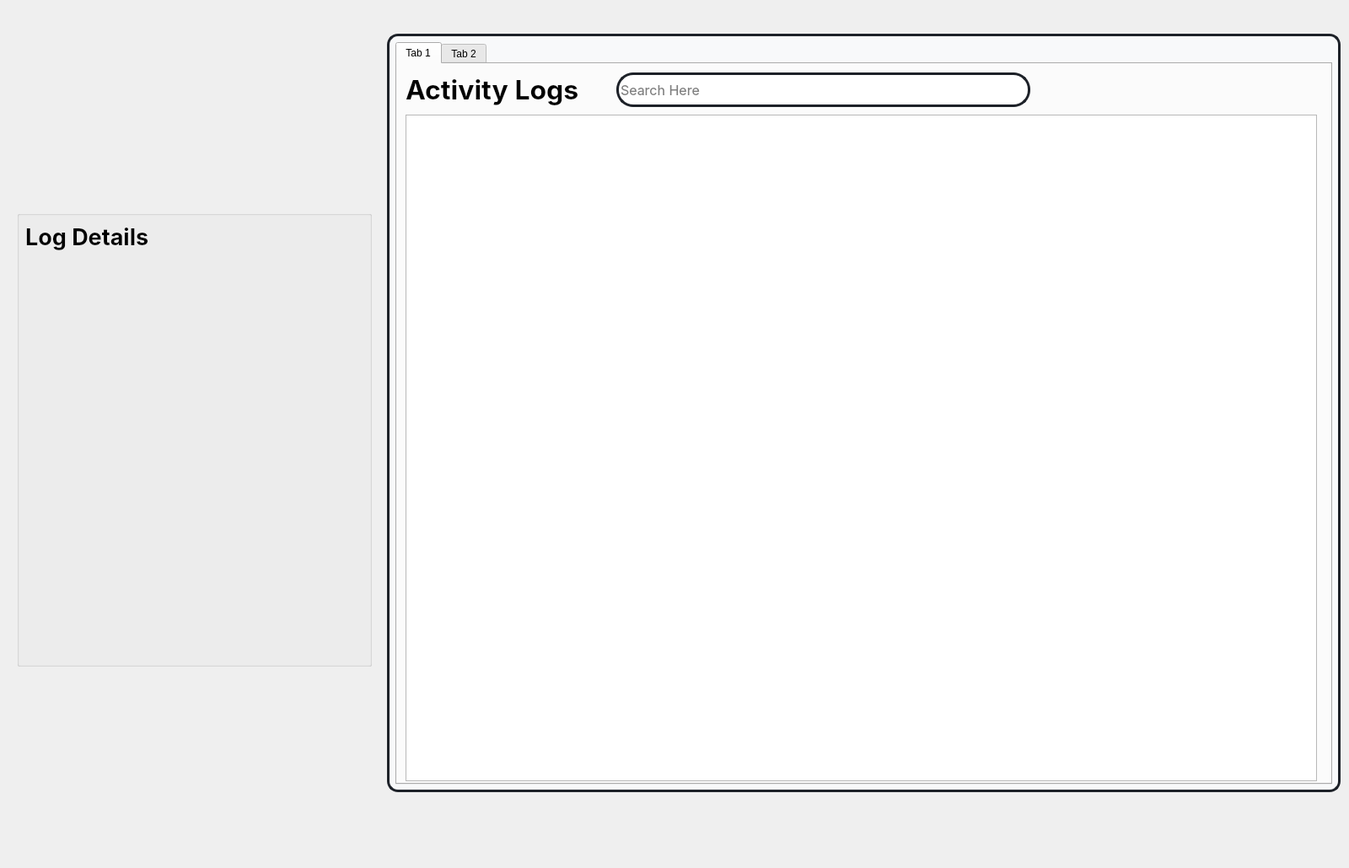
<?xml version="1.0" encoding="UTF-8"?>
<ui version="4.0">
 <class>activity_logs</class>
 <widget class="QWidget" name="activity_logs">
  <property name="geometry">
   <rect>
    <x>0</x>
    <y>0</y>
    <width>1600</width>
    <height>1030</height>
   </rect>
  </property>
  <property name="windowTitle">
   <string>Form</string>
  </property>
  <property name="layoutDirection">
   <enum>Qt::LeftToRight</enum>
  </property>
  <property name="autoFillBackground">
   <bool>false</bool>
  </property>
  <property name="styleSheet">
   <string notr="true">QWidget#cashier_dashboard {
	background: #FFFFFF;
}</string>
  </property>
  <widget class="QGroupBox" name="gb_container">
   <property name="geometry">
    <rect>
     <x>459</x>
     <y>40</y>
     <width>1131</width>
     <height>900</height>
    </rect>
   </property>
   <property name="styleSheet">
    <string notr="true">QGroupBox {
	background: rgba(248,249,250, 1);
	border: 3px solid rgba(29,33,40, 1);
	border-radius:13px;
}</string>
   </property>
   <property name="title">
    <string/>
   </property>
   <widget class="QTabWidget" name="tw_actvitylogs">
    <property name="geometry">
     <rect>
      <x>10</x>
      <y>10</y>
      <width>1111</width>
      <height>881</height>
     </rect>
    </property>
    <property name="currentIndex">
     <number>0</number>
    </property>
    <widget class="QWidget" name="tab">
     <attribute name="title">
      <string>Tab 1</string>
     </attribute>
     <widget class="QLabel" name="lb_logs">
      <property name="geometry">
       <rect>
        <x>10</x>
        <y>10</y>
        <width>221</width>
        <height>41</height>
       </rect>
      </property>
      <property name="font">
       <font>
        <family>Inter</family>
        <pointsize>24</pointsize>
        <bold>true</bold>
       </font>
      </property>
      <property name="text">
       <string>Activity Logs</string>
      </property>
     </widget>
     <widget class="QLineEdit" name="le_sort">
      <property name="geometry">
       <rect>
        <x>260</x>
        <y>10</y>
        <width>491</width>
        <height>41</height>
       </rect>
      </property>
      <property name="font">
       <font>
        <family>Inter</family>
        <pointsize>12</pointsize>
       </font>
      </property>
      <property name="styleSheet">
       <string notr="true">QLineEdit {
	background: rgba(255,255,255,1); /* white */
  border-radius: 20px; 
  border-width: 3px; 
  border-color: rgba(29,33,40,1); /* neutral-800 */
  border-style: solid; 
}</string>
      </property>
      <property name="text">
       <string/>
      </property>
      <property name="alignment">
       <set>Qt::AlignLeading|Qt::AlignLeft|Qt::AlignVCenter</set>
      </property>
      <property name="placeholderText">
       <string>Search Here</string>
      </property>
      <property name="cursorMoveStyle">
       <enum>Qt::VisualMoveStyle</enum>
      </property>
     </widget>
     <widget class="QTableView" name="tv_activity_logs">
      <property name="geometry">
       <rect>
        <x>10</x>
        <y>60</y>
        <width>1081</width>
        <height>791</height>
       </rect>
      </property>
      <property name="frameShadow">
       <enum>QFrame::Raised</enum>
      </property>
      <property name="horizontalScrollBarPolicy">
       <enum>Qt::ScrollBarAlwaysOff</enum>
      </property>
      <property name="defaultDropAction">
       <enum>Qt::IgnoreAction</enum>
      </property>
      <property name="alternatingRowColors">
       <bool>false</bool>
      </property>
      <property name="selectionMode">
       <enum>QAbstractItemView::SingleSelection</enum>
      </property>
      <property name="selectionBehavior">
       <enum>QAbstractItemView::SelectRows</enum>
      </property>
      <property name="textElideMode">
       <enum>Qt::ElideMiddle</enum>
      </property>
      <property name="showGrid">
       <bool>false</bool>
      </property>
      <property name="sortingEnabled">
       <bool>true</bool>
      </property>
      <attribute name="horizontalHeaderMinimumSectionSize">
       <number>0</number>
      </attribute>
      <attribute name="horizontalHeaderDefaultSectionSize">
       <number>300</number>
      </attribute>
     </widget>
    </widget>
    <widget class="QWidget" name="tab_2">
     <attribute name="title">
      <string>Tab 2</string>
     </attribute>
    </widget>
   </widget>
  </widget>
  <widget class="QGroupBox" name="gb_logdetails">
   <property name="geometry">
    <rect>
     <x>20</x>
     <y>250</y>
     <width>421</width>
     <height>541</height>
    </rect>
   </property>
   <property name="title">
    <string/>
   </property>
   <widget class="QLabel" name="lb_logs_2">
    <property name="geometry">
     <rect>
      <x>10</x>
      <y>10</y>
      <width>221</width>
      <height>41</height>
     </rect>
    </property>
    <property name="font">
     <font>
      <family>Inter</family>
      <pointsize>20</pointsize>
      <bold>true</bold>
     </font>
    </property>
    <property name="text">
     <string>Log Details</string>
    </property>
   </widget>
  </widget>
 </widget>
 <resources/>
 <connections/>
</ui>
